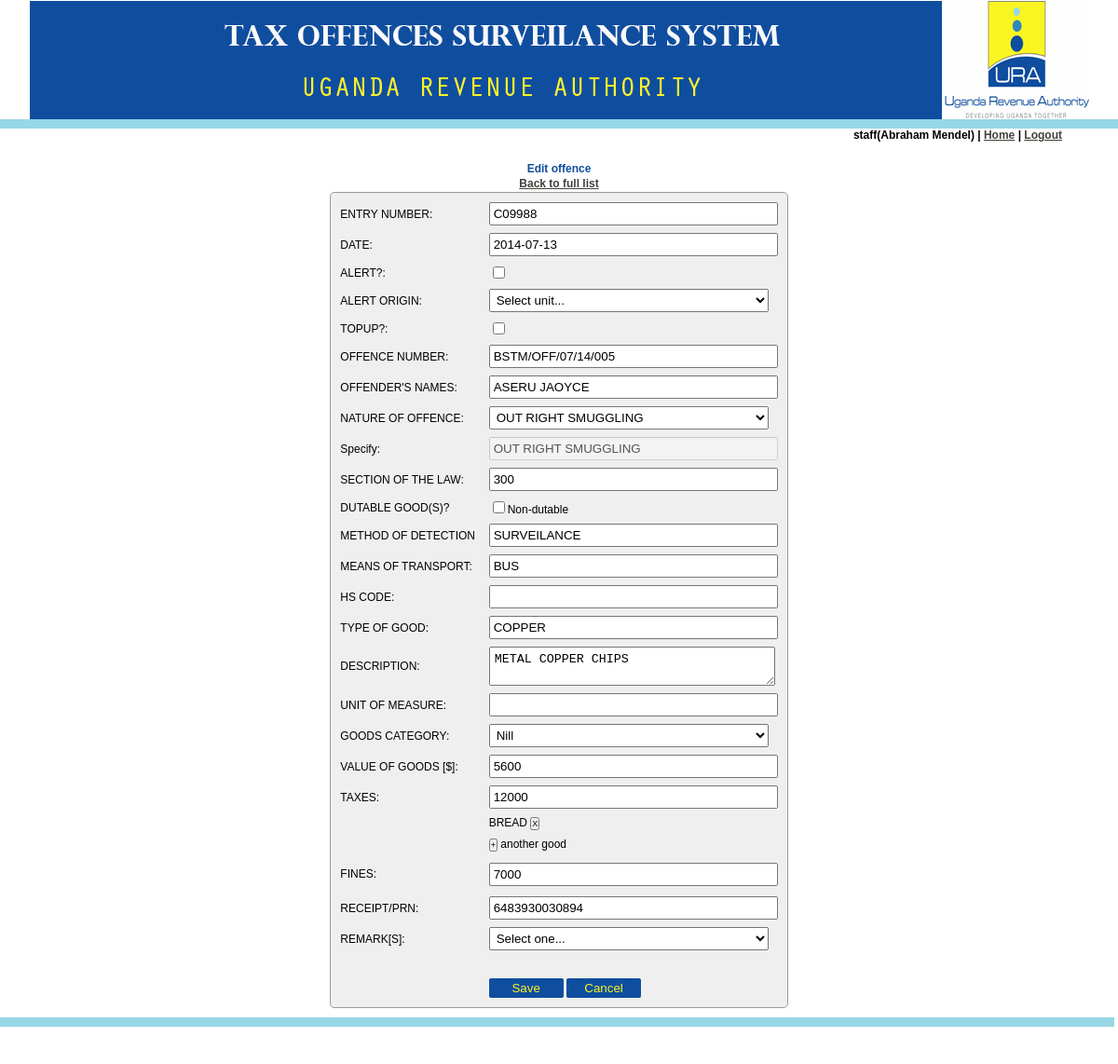
The page /edit_offence.php?offId=2 (signed in) on the database its author committed.
### tables this page shows
CREATE TABLE IF NOT EXISTS `tbl_offence` (
  `off_id` int(11) NOT NULL AUTO_INCREMENT,
  `stationcode` varchar(5) NOT NULL,
  `rep_date` date NOT NULL,
  `alert` tinyint(1) NOT NULL DEFAULT '0',
  `alertOrigin` tinyint(3) NOT NULL,
  `entry_no` varchar(50) DEFAULT NULL COMMENT 'entry number',
  `file_no` varchar(100) DEFAULT '' COMMENT 'file number [offence ref]',
  `topup` int(1) NOT NULL DEFAULT '0',
  `offender_names` varchar(50) NOT NULL,
  `nature_offence` varchar(100) NOT NULL,
  `sect_law` varchar(20) NOT NULL,
  `dutable` tinyint(1) NOT NULL DEFAULT '1',
  `det_method` varchar(100) NOT NULL,
  `trans_means` varchar(100) NOT NULL,
  `fines` int(11) unsigned NOT NULL,
  `rec_prn` varchar(100) NOT NULL,
  `handedCWH` tinyint(1) DEFAULT '0',
  `remarks` varchar(50) NOT NULL,
  `modifiedBy` int(8) NOT NULL,
  PRIMARY KEY (`off_id`)
);

CREATE TABLE IF NOT EXISTS `tbl_capturedgoods` (
  `gid` int(20) NOT NULL AUTO_INCREMENT,
  `off_id` int(11) NOT NULL,
  `hscode` varchar(30) NOT NULL,
  `good_name` varchar(30) NOT NULL,
  `good_descpn` varchar(50) NOT NULL,
  `unit_of_measure` varchar(10) NOT NULL,
  `goods_val` int(20) NOT NULL,
  `taxes` int(20) NOT NULL,
  `category` varchar(30) NOT NULL,
  PRIMARY KEY (`gid`)
);

### edit_offence.php (the view, shortened to what this page needs)
<?php require_once('Connections/conn_ura.php'); ?>
<?php
$query_rsOffnce = "SELECT * FROM tbl_offence JOIN station ON station.stationcode=tbl_offence.stationcode WHERE tbl_offence.stationcode='".$_SESSION['StationCode']."' AND tbl_offence.off_id=".$_GET['offId']."";
$rsOffnce = mysql_query($query_rsOffnce, $conn_ura) or die(mysql_error());
$row_rsOffnce = mysql_fetch_assoc($rsOffnce);
$query_rsCapGoods = "SELECT * FROM tbl_capturedgoods WHERE tbl_capturedgoods.off_id=".$row_rsOffnce['off_id'];
$rsCapGoods = mysql_query($query_rsCapGoods, $conn_ura) or die(mysql_error());
$row_rsCapGoods = mysql_fetch_assoc($rsCapGoods);
$editFormAction = $_SERVER['PHP_SELF'];
if (isset($_SERVER['QUERY_STRING'])) {
  $editFormAction .= "?" . htmlentities($_SERVER['QUERY_STRING']);
}
?>
<!DOCTYPE html PUBLIC "-//W3C//DTD XHTML 1.0 Transitional//EN" "http://www.w3.org/TR/xhtml1/DTD/xhtml1-transitional.dtd">
<html xmlns="http://www.w3.org/1999/xhtml">
<head>
<link href="SpryAssets/SpryValidationSelect.css" rel="stylesheet" type="text/css" />
<link href="SpryAssets/SpryValidationTextField.css" rel="stylesheet" type="text/css" />
<link href="SpryAssets/SpryValidationTextarea.css" rel="stylesheet" type="text/css" />
<link rel="stylesheet" type="text/css" href="css/c.css" />
<link type="text/css" href="css/jquery.datepick.css" rel="stylesheet" />
</head>
<body><div id="wrapper">
<div id="header"></div>
<div id="nav_bar"><?php echo $_SESSION['MM_Username']; ?>
(<?php echo $_SESSION['user_names']; ?>) | <a href="loginsuccess.php">Home</a> | <a href="logout.php">Logout</a>
</div>
<div id="content">
  <h4>Edit offence</h4>
  <p><a href="report_offences.php">Back to full list</a></p>
  <form id="form1" name="form1" method="POST" action="<?php echo $editFormAction; ?>">
    <center>
      <table width="0" border="0" class="fm_tbl">
        <tr>
          <td><label for="entry_no2">ENTRY NUMBER:</label></td>
          <td><input name="entry_no" type="text" id="entry_no2" value="<?php echo $row_rsOffnce['entry_no']; ?>" /></td>
        </tr>
        <tr>
          <td>DATE:</td>
          <td><input name="date" type="text" id="date" value="<?php echo $row_rsOffnce['rep_date']; ?>" /></td>
        </tr>
        <tr>
          <td>ALERT?:</td>
          <td><input <?php if (!(strcmp($row_rsOffnce['alert'],1))) {echo "checked=\"checked\"";} ?> name="alert" type="checkbox" id="alert" style="width:auto;" value="1" /></td>
        </tr>
        <tr id="alertOrigin">
          <td><label for="unit">ALERT ORIGIN:</label></td>
          <td><select name="unit" id="unit">
            <option value="" <?php if (!(strcmp("", $row_rsOffnce['alertOrigin']))) {echo "selected=\"selected\"";} ?>>Select unit...</option>
          </select></td>
        </tr>
        <tr>
          <td>TOPUP?:</td>
          <td><input <?php if (!(strcmp($row_rsOffnce['topup'],1))) {echo "checked=\"checked\"";} ?> name="topup" type="checkbox" id="topup" style="width:auto;" value="1" /></td>
        </tr>
        <tr>
          <td><label for="file_no">OFFENCE NUMBER:</label></td>
          <td><input name="file_no" type="text" id="file_no" value="<?php echo $row_rsOffnce['file_no']; ?>" readonly="readonly" /></td>
        </tr>
        <tr>
          <td><label for="offender_names">OFFENDER'S NAMES:</label></td>
          <td><span id="sprytextfield3">
            <input name="offender_names" type="text" id="offender_names" value="<?php echo $row_rsOffnce['offender_names']; ?>" />
              </span></td>
</tr>
        <tr>
          <td><label for="nature_offence">NATURE OF OFFENCE:</label></td>
          <td><span id="sprynoffnce">
            <select name="nature_offence" id="nature_offence">
              <option value="OUT RIGHT SMUGGLING" <?php if (!(strcmp("OUT RIGHT SMUGGLING", $row_rsOffnce['nature_offence']))) {echo "selected=\"selected\"";} ?>>OUT RIGHT SMUGGLING</option>
              </select>
            <br />
            <span class="selectRequiredMsg">Please select one...</span></span></td>
</tr>
        <tr id="specify">
          <td>Specify:</td>
          <td><input name="others" type="text" disabled="disabled" id="others" value="<?php echo $row_rsOffnce['nature_offence']; ?>" /></td>
        </tr>
        <tr>
          <td><label for="sect_law">SECTION OF THE LAW:</label></td>
          <td><span id="sprytextfield5">
            <input name="sect_law" type="text" id="sect_law" value="<?php echo $row_rsOffnce['sect_law']; ?>" list="sectn_law"/>
            <span class="textfieldRequiredMsg">Required.</span></span></td>
</tr>
        <tr>
          <td>DUTABLE GOOD(S)?</td>
          <td><input <?php $dutable="Non-dutable"; ?> type="checkbox" name="dutable" id="dutable" style="width:auto;" /><span id="dtbl"><?php echo $dutable; ?></span></td>
        </tr>
        <tr>
          <td><label for="det_method">METHOD OF DETECTION</label>
            &nbsp;</td>
          <td><span id="sprytextfield6">
            <input name="det_method" type="text" id="det_method" list="detmethod" value="<?php echo $row_rsOffnce['det_method']; ?>"/>
            <br />
            <span class="textfieldRequiredMsg">Method required.</span></span></td>
</tr>
        <tr>
          <td><label for="trans_means">MEANS OF TRANSPORT:</label></td>
          <td><span id="sprytextfield7">
            <input name="trans_means" type="text" id="trans_means"  list="transMeans" value="<?php echo $row_rsOffnce['trans_means']; ?>"/>
            <br />
            <span class="textfieldRequiredMsg">Transport means required.</span></span></td>
</tr>
        <tr>
          <td><label for="hscode">HS CODE:</label></td>
          <td><span id="sprytextfield2">
            <input name="hscode[]" type="text" id="hscode" value="<?php echo $row_rsCapGoods['hscode']; ?>" />
              </span></td>
        </tr>
        <tr>
          <td>TYPE OF GOOD:</td>
          <td><span id="sprygoods">
            <input name="goodsnames[]" type="text" id="goodsnames" value="<?php echo $row_rsCapGoods['good_name']; ?>" list="capturedGd" />
            <span class="textfieldRequiredMsg">Required</span></span></td>
</tr>
        <tr>
          <td><label for="det_method">DESCRIPTION:</label></td>
          <td><span id="sprydesc_goods">
            <textarea name="desc_goods[]" id="desc_goods" cols="35" rows="2"><?php echo $row_rsCapGoods['good_descpn']; ?></textarea>
            <br />
            <span class="textareaRequiredMsg">Required</span></span></td>
</tr>
        <tr>
          <td><label for="unit_of_measure">UNIT OF MEASURE:</label></td>
          <td><span id="sprytextfield4">
            <input type="text" name="unit_of_measure[]" id="unit_of_measure" value="<?php echo $row_rsCapGoods['unit_of_measure']; ?>" list="measureUnit" />
            <br />
            <span class="textfieldRequiredMsg">Required.</span></span></td>
        </tr>
        <tr>
          <td><label for="category[]">GOODS CATEGORY:</label></td>
          <td><select name="category[]" id="category">
            <option value=" " <?php if (!(strcmp("Nill", $row_rsCapGoods['category']))) {echo "selected=\"selected\"";} ?>>Nill</option>
            </select></td>
        </tr>
        <tr>
          <td><label for="goods_val">VALUE OF GOODS [$]:</label></td>
          <td><input name="goods_val[]" type="text" id="goods_val" value="<?php echo $row_rsCapGoods['goods_val']; ?>" /></td>
        </tr>
        <tr>
          <td><label for="taxes">TAXES:
          </label></td>
          <td><span id="sprytextfield9">
            <input name="taxes[]" type="text" id="taxes" value="<?php echo $row_rsCapGoods['taxes']; ?>" />
            <br />
            <span class="textfieldRequiredMsg">Tax value is required.</span><span class="textfieldInvalidFormatMsg">Not a number.</span></span></td>
</tr><tr id="goodsrow">
          <td>&nbsp;</td>
          <td id="goodsadded">
          <?php while($row_rsCapGoods = mysql_fetch_assoc($rsCapGoods)){?>
          <span id="rowNum<?php echo $row_rsCapGoods['gid']; ?>" onclick="showItem(<?php echo $row_rsCapGoods['gid']; ?>);"><?php echo $row_rsCapGoods['good_name']; ?>
          <input type="button" value="X" title="Remove" style="font-size:9px; width:auto; padding:0;" onclick="removeItem(<?php echo $row_rsCapGoods['gid']; ?>,<?php echo $row_rsCapGoods['gid']; ?>);"></span>
          <?php }?>
          </td>
        </tr>
        <tr>
          <td height="10">&nbsp;</td>
          <td><input type="button" name="button" id="addbtn" value="+" onclick="addItem()" style="font-size:9px; width:auto; padding:0;" title="Add another good"/>
            another good</td>
        </tr>
        <tr>
          <td height="32"><label for="fines">FINES:</label></td>
          <td><span id="sprytextfield10">
            <input name="fines" type="text" id="fines" value="<?php echo $row_rsOffnce['fines']; ?>" />
            <br />
            <span class="textfieldRequiredMsg">Fine is required.</span><span class="textfieldInvalidFormatMsg">Not a number.</span></span></td>
</tr>
        <tr>
          <td><label for="rec_prn">RECEIPT/PRN:</label></td>
          <td><span id="sprytextfield12">
            <input name="rec_prn" type="text" id="rec_prn" value="<?php echo $row_rsOffnce['rec_prn']; ?>" />
            <br />
            <span class="textfieldRequiredMsg">PRN is required.</span></span></td>
</tr>
        <tr>
          <td><label for="remarks">REMARK[S]:</label></td>
          <td><span id="spryremarks">
            <select name="remarks" id="remarks">
              <option value="" <?php if (!(strcmp("", $row_rsOffnce['remarks']))) {echo "selected=\"selected\"";} ?>>Select one...</option>
              </select>
            <br />
            <span class="selectRequiredMsg">Please select a remark.</span></span></td>
</tr>
        <tr>
          <td>&nbsp;</td>
          <td><input name="modifiedBy" type="hidden" id="modifiedBy" value="<?php echo $_SESSION['MM_UserID']; ?>" />
            <input name="station" type="hidden" id="station" value="<?php echo $_SESSION['StationCode']; ?>" /></td>
        </tr>
        <tr>
          <td>&nbsp;</td>
          <td><div align="left">
            <input name="Submit" type="submit" class="submissions" id="button1" style="width:80px" value="Save" />
            <input name="reset" type="reset" class="submissions" id="button2" style="width:80px" value="Cancel" />
          </div></td>
        </tr>
      </table>
    </center>
  </form>
</div>
<div id="footer"></div>
</div>
</body>
</html>

### css/c.css (style rules this page uses)
html,body { font: 12px Arial; font-weight:700; background-image:url(../g.jpg); margin: 0; padding: 0; height:100%; color: #000; border: 0 none; }
#wrapper { min-height:100%; position:relative; }
#header { height: 128px; width: 100%; background:url(../images/banner.gif) center no-repeat; border-bottom: #97d7e7 10px solid; }
#content { padding:10px; width:80%; margin:10px auto; min-width:200px; text-align:center; padding-bottom:60px; }
h1, h2, h3, h4, h5, h6 { color:#0f4e9f; }
h1, h2, h3, h4, h5, h6, p { margin: 2px; padding: 0 15px; }
a:link { color: #42413C; text-decoration: underline; }
table.fm_tbl { padding: 5px; background-color: #EFEFEF; border:thin solid #999; border-radius: 5px; -moz-border-radius: 5px; -webkit-border-radius: 5px; }
table.fm_tbl tr td input, table.fm_tbl tr td select { width: 300px; padding: 3px; }
table.fm_tbl tr td textarea { padding: 5px; }
td { text-align:left; padding:3px; }
table.fm_tbl, #tbl_repeat { font-weight:500; }
div#nav_bar { font-family: Verdana, Arial, sans-serif; font-size: 12px; text-decoration: none; text-align: right; padding: 0 60px; }
input.submissions { color: #F9F523; background-color: #0F4E9F; cursor: pointer; border: none; border-radius: 2px; -moz-border-radius: 2px; -webkit-border-radius: 2px; }
#footer { width:98%; height:20px; position:absolute; bottom:0; left:0; padding:10px; text-align:center; border-top: #97d7e7 10px solid; }

### rows shown on the page
tbl_offence: entry_no "C09988", date "2014-07-13", file_no "BSTM/OFF/07/14/005", offender_names "ASERU JAOYCE", nature_offence "OUT RIGHT SMUGGLING", others "OUT RIGHT SMUGGLING", sect_law "300", det_method "SURVEILANCE", trans_means "BUS", fines "7000", rec_prn "6483930030894"
tbl_capturedgoods: good_name "COPPER", good_descpn "METAL COPPER CHIPS", goods_val "5600", taxes "12000"
tbl_capturedgoods: good_name "BREAD"

### other values the page prints
$_SESSION['MM_Username'] "staff"
$_SESSION['user_names'] "Abraham Mendel"
$dutable "Non-dutable"
